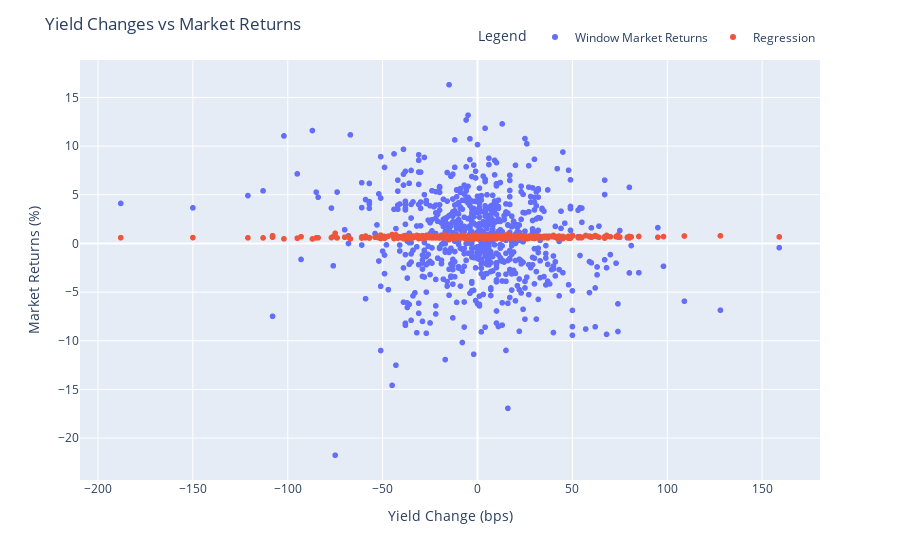

The code cell stored with this chart in its notebook:
### Code cell
# Fit OLS regression model
model = sm.OLS(rates_vs_market['Window Market Returns'], sm.add_constant(rates_vs_market['Window Yield Change'])).fit()
alpha = model.params.iloc[0]
beta = model.params.iloc[1]
rates_vs_market['Regression'] = alpha + (beta*rates_vs_market['Window Market Returns'])

# Plot rates vs market
fig = px.scatter(rates_vs_market,
           x='Window Yield Change',
           y=['Window Market Returns', 'Regression'],
                 width=900)

fig.update_layout(title="Yield Changes vs Market Returns",
    xaxis_title="Yield Change (bps)",
    yaxis_title="Market Returns (%)",
    legend=dict(title='Legend',
                            orientation="h",
                            yanchor="bottom",
                            y=1.02,
                            xanchor="right",
                            x=1))

fig.show()

### Figure 1 — Plotly figure (JSON) as saved in the notebook; plotly's stock layout.template omitted (floating-point values rounded to 4 significant figures; data arrays with more than 128 entries replaced by an {"elided": "..."} marker saying what was removed)
{"data": [{"hovertemplate": "variable=Window Market Returns<br>Window Yield Change=%{x}<br>value=%{y}<extra></extra>", "legendgroup": "Window Market Returns", "marker": {"color": "#636efa", "symbol": "circle"}, "mode": "markers", "name": "Window Market Returns", "showlegend": true, "type": "scattergl", "x": {"elided": "742 float values"}, "xaxis": "x", "y": {"elided": "742 float values"}, "yaxis": "y"}, {"hovertemplate": "variable=Regression<br>Window Yield Change=%{x}<br>value=%{y}<extra></extra>", "legendgroup": "Regression", "marker": {"color": "#EF553B", "symbol": "circle"}, "mode": "markers", "name": "Regression", "showlegend": true, "type": "scattergl", "x": {"elided": "742 float values"}, "xaxis": "x", "y": {"elided": "742 float values"}, "yaxis": "y"}], "layout": {"legend": {"orientation": "h", "title": {"text": "Legend"}, "tracegroupgap": 0, "x": 1, "xanchor": "right", "y": 1.02, "yanchor": "bottom"}, "margin": {"t": 60}, "title": {"text": "Yield Changes vs Market Returns"}, "width": 900, "xaxis": {"anchor": "y", "domain": [0, 1], "title": {"text": "Yield Change (bps)"}}, "yaxis": {"anchor": "x", "domain": [0, 1], "title": {"text": "Market Returns (%)"}}}}
